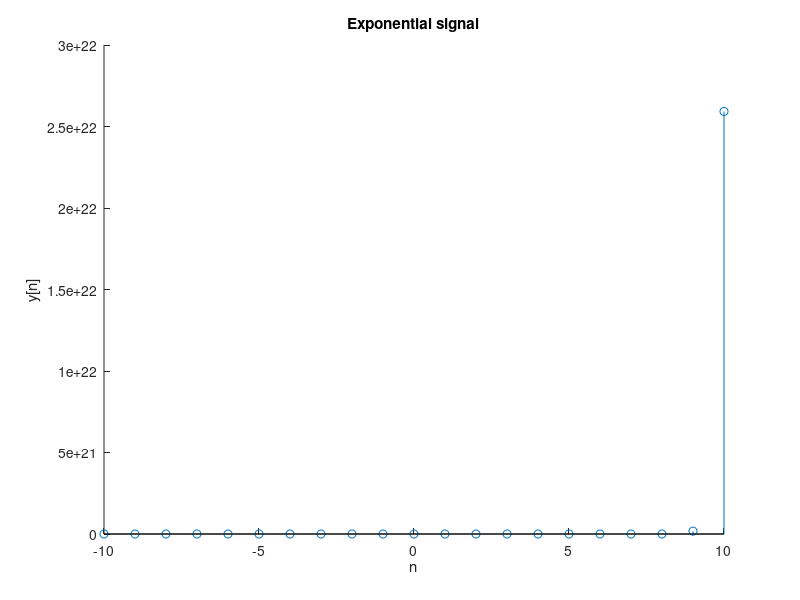

This chart was generated by the following MATLAB code:
hold on


%Exponential signal :y[n]=c*e^(a*n)
n=-10:10

c=input("c?");
a=input("a?");

y=c*exp(a*n);
stem(n,y);
title('Exponential signal')
xlabel('n')
ylabel('y[n]')
hold off 

